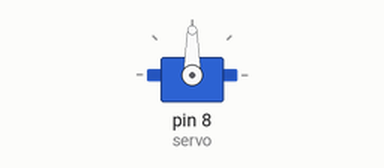
This sketch was run on a simulated Arduino Uno, built with avr-gcc and run on an emulated ATmega328P. Shown: servo.

Above: at 0.1 s.
Timing chart, 0 to 4.0 s (numbered marks = the images above):
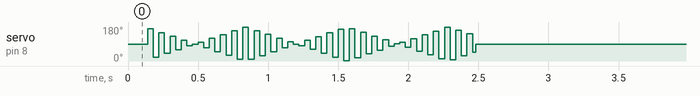

The sketch:

ServoCrazyHead.ino
```cpp
/*
without delay between servo positions, the head will shake

Giovanni Bindi
oct 2014
*/


#include <Servo.h>

Servo servo;  // create servo object to control a servo
                // twelve servo objects can be created on most boards

int pos = 0;    // variable to store the servo position

void setup()
{
  servo.attach(8);
  servo.write(90);
 delay(100);

  for (int i=0; i <= 90; i++){
    for(pos = 0; pos <= 180; pos += 1) // goes from 0 degrees to 180 degrees
    {                                  // in steps of 1 degree
      servo.write(pos);              // tell servo to g to position in variable 'pos'
    }
    for(pos = 180; pos>=0; pos-=1)     // goes from 180 degrees to 0 degrees
    {
      servo.write(pos);              // tell servo to go to position in variable 'pos'
    }
 }
 servo.write(90);
}

void loop()
{

}
```
